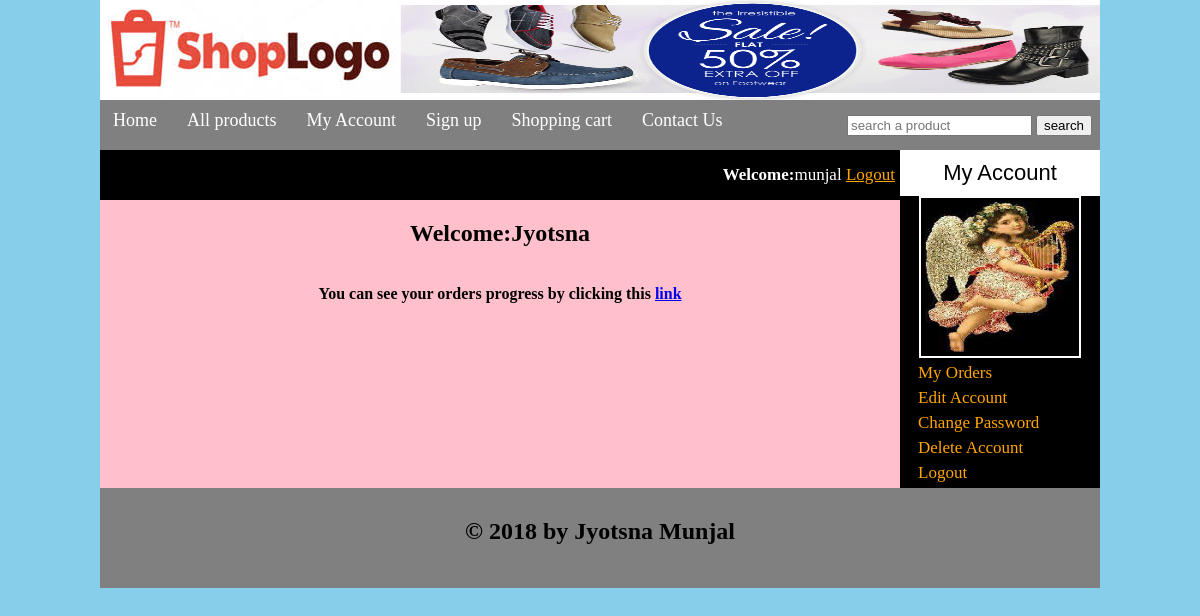
The app's page /customer/my_account.php (signed in) with its own data.
### tables this page shows
CREATE TABLE IF NOT EXISTS `customers` (
  `customer_id` int(10) NOT NULL AUTO_INCREMENT,
  `customer_ip` varchar(100) NOT NULL,
  `customer_name` text NOT NULL,
  `customer_email` varchar(100) NOT NULL,
  `customer_pass` varchar(100) NOT NULL,
  `customer_country` text NOT NULL,
  `customer_city` text NOT NULL,
  `customer_contact` varchar(255) NOT NULL,
  `customer_image` text NOT NULL,
  `customer_address` text NOT NULL,
  PRIMARY KEY (`customer_id`)
);

### customer/my_account.php (the view, shortened to what this page needs)
<!DOCTYPE>
<html>
<head>
<link rel="stylesheet" href="styles/style.css" media="all" />
</head>
<body>
<div class="main_wrapper">
<div class="header_wrapper">
<a href="index.php"><img id="logo" src="images/logo1.jpg" "/></a>
<img id="banner" src="images/giphy.gif" width="70%" height="100px"/>
</div>
<div class="menubar">
<ul id="menu"><li> <a href="../index.php">Home</a></li>
<li> <a href="../all_products.php" >All products</a></li>
<li> <a href="customer/my_account.php">My Account</a></li>
<li> <a href="#">Sign up</a></li>
<li> <a href="cart.php">Shopping cart</a></li>
<li> <a href="#">Contact Us</a></li>
</ul>
<div id="form">
<form method="get" action="results.php" enctype="multipart/form-data">
<input type="text" name="user_query" placeholder="search a product"/>
<input type="submit"name="search" value="search" />
</form>
</div>
</div>
<div class="content_wrapper">
<div id="sidebar" style="float:right;">
<div id="sidebar_title">My Account</div>
<ul id="cats">
<?php
$user=$_SESSION['customer_email'];
$get_img="select * from customers where
customer_email='$user'";
$run_img=mysql_query($get_img);
$row_img=mysql_fetch_array($run_img);
$c_image=$row_img['customer_image'];
$c_name=$row_img['customer_name'];
echo "<p style='text-align:center;'><img src='customer_images/$c_image' width='150' height='150' /></p>";
?>
<li><a href="my_account.php?my_orders">My Orders</a></li>
<li><a href="my_account.php?edit_account">Edit Account</a></li>
<li><a href="my_account.php?change_pass">Change Password</a></li>
<li><a href="my_account.php?delete_account">Delete Account</a></li>
<li><a href="logout.php">Logout</a></li>
</div>
<div id="content_area">
<div id="shopping_cart">
<span style="float:right; font-size:17px; padding:5px; line-height:40px;">
<?php
if(isset($_SESSION['customer_email']))
{
	echo "<b>Welcome:</b>".$_SESSION['customer_email'];
}
else
	echo "<b>Welcome Guest:</b>";
?>
<?php
if(!isset($_SESSION['customer_email']))
{
	echo "<a href='checkout.php' style='color:orange'>Login</a>";
}
else
{
	echo "<a href='logout.php' style='color:orange'>Logout</a>";
}
?>
</span>
</div>
<div id="product_box">
<center>
<?php
if(!isset($_GET['my_orders']))
{
	if(!isset($_GET['edit_account']))
	{
		if(!isset($_GET['change_pass']))
		{
			if(!isset($_GET['delete_account']))
			{
				echo "<h2 style='padding:20px;'>Welcome:$c_name</h2><br>";
echo "<b>You can see your orders progress by clicking this
<a href='my_account.php?my_orders'>link</a></b>";
			}
		}
	}
}
?>
</center>
</div>
</div>
</div>
<div id="footer">
<h2 style="text-align:center;padding-top:30px;">&copy; 2018 by Jyotsna Munjal</h2>
</div>
</div>
</body>
</html>

### customer/styles/style.css (style rules this page uses)
html, body, div, span, applet, object, iframe, h1, h2, h3, h4, h5, h6, p, blockquote, pre, a, abbr, acronym, address, big, cite, code, del, dfn, em, img, ins, kbd, q, s, samp, small, strike, strong, sub, sup, tt, var, b, u, i, center, dl, dt, dd, ol, ul, li, fieldset, form, label, legend, table, caption, tbody, tfoot, thead, tr, th, td, article, aside, canvas, details, embed, figure, figcaption, footer, header, hgroup, menu, nav, output, ruby, section, summary, time, mark, audio, video { margin: 0; padding: 0; border: 0; vertical-align: baseline; }
body { background:skyblue; }
.main_wrapper { width:1000px; height:auto; margin:auto; background:pink; }
.header_wrapper { width:1000px; height:100px; margin:auto; }
#logo { float:left; }
#banner { float:right; }
.menubar { width:1000px; height:50px; background:gray; color:white; }
#menu { padding:0; margin:0; line-height:40px; float:left; }
#menu li { list-style:none; display:inline; }
#menu a { text-decoration:none; color:white; padding:8px; margin:5px; font-size:18px; font-family:COMIC SANS MS; }
#form { float:right; padding-right:8px; line-height:50px; }
.content_wrapper { width:1000px; margin:auto; background:pink; }
#content_area { width:800px; float:left; background:pink; }
#sidebar { width:200px; background:black; float:right; }
#sidebar_title { background:white; color:black; font-size:22px; font-family:arial; padding:10px; text-align:center; }
#cats { text-align:left; }
#cats li { list-style:none; margin:5px; }
#cats a { color:orange; padding:8px; margin:5px; text-align:left; font-size:17px; text-decoration:none; font-family:Comic Sans Ms; }
#cats img { border:2px solid white; padding:4px; }
#shopping_cart { width:800px; height:50px; background:black; color:white; }
#footer { width:1000px; height:100px; background:gray; clear:both; float:center; }

### records on screen
customers: customer_image (picture), customer_name "Jyotsna"

### other values on screen
$_SESSION['customer_email'] "munjal"
